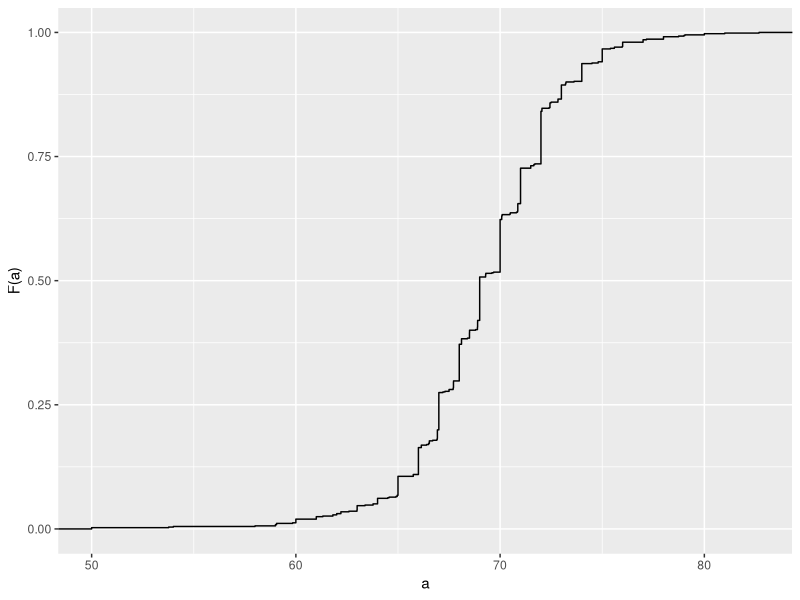
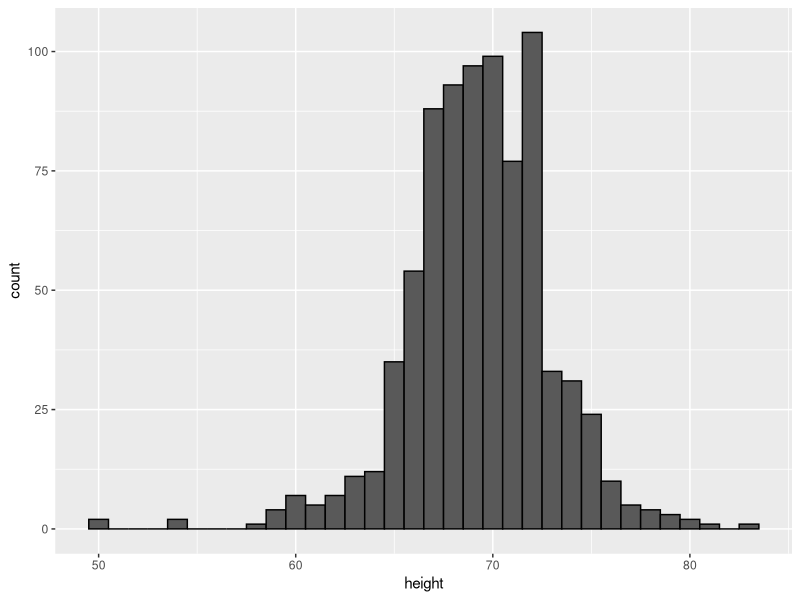
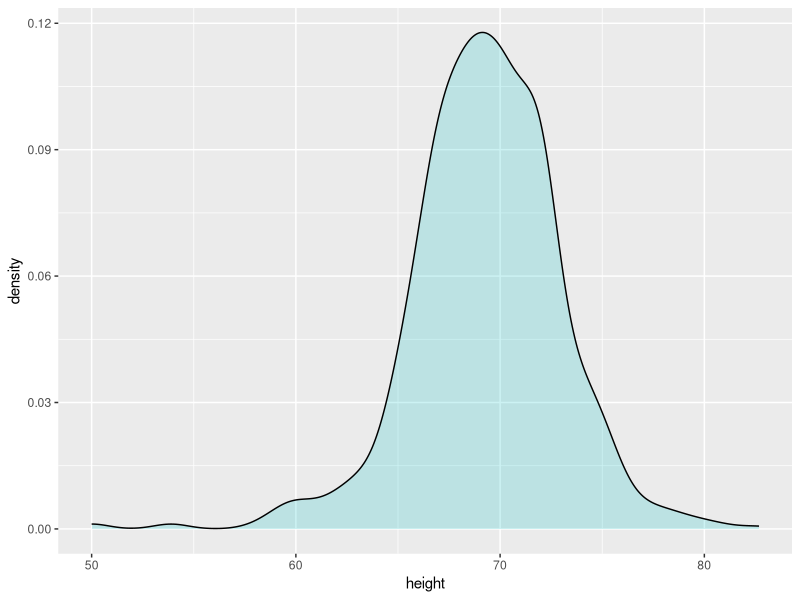

Source code (R) for these figures, in order: (Note: this script raises an error after producing the figures.)
## ---- chunk 1
library(dslabs)
## ---- chunk 2
prop.table(table(state.region))
#> state.region
#>     Northeast         South North Central          West 
#>          0.18          0.32          0.24          0.26
## ---- chunk 3
install.packages("conflicted")

## ---- chunk 4
library(tidyverse)
heights |> filter(sex == "Male") |> 
  ggplot(aes(height)) + 
  stat_ecdf() +
  labs(x = "a", y = "F(a)")
## ---- chunk 5
heights |> filter(sex == "Male") |> 
  ggplot(aes(height)) + 
  geom_histogram(binwidth = 1, color = "black")
## ---- chunk 6
heights |> 
  filter(sex == "Male") |> 
  ggplot(aes(height)) + 
  geom_density(alpha = 0.2, fill = "#00BFC4")
## ---- chunk 7
install.packages("gridExtra")

## ---- chunk 8
detach("package:gridExtra", unload = TRUE)
## ---- chunk 9
p <- heights |> filter(sex == "Male") |> 
  ggplot(aes(height)) +
  geom_histogram(aes(y = after_stat(density)), binwidth = 1, alpha = 0.5) 

p1 <- p +  geom_line(stat = 'density', adjust = 0.5)
p2 <- p +  geom_line(stat = 'density', adjust = 2) 

library(gridExtra)
#> 
#> Attaching package: 'gridExtra'
#> The following object is masked from 'package:dplyr':
#> 
#>     combine
grid.arrange(p1,p2, ncol = 2)
## ---- chunk 10
m <- sum(x) / length(x)
## ---- chunk 11
s <- sqrt(sum((x - m)^2) / length(x))
## ---- chunk 12
index <- heights$sex == "Male"
x <- heights$height[index]
## ---- chunk 13
m <- mean(x)
s <- sd(x)
